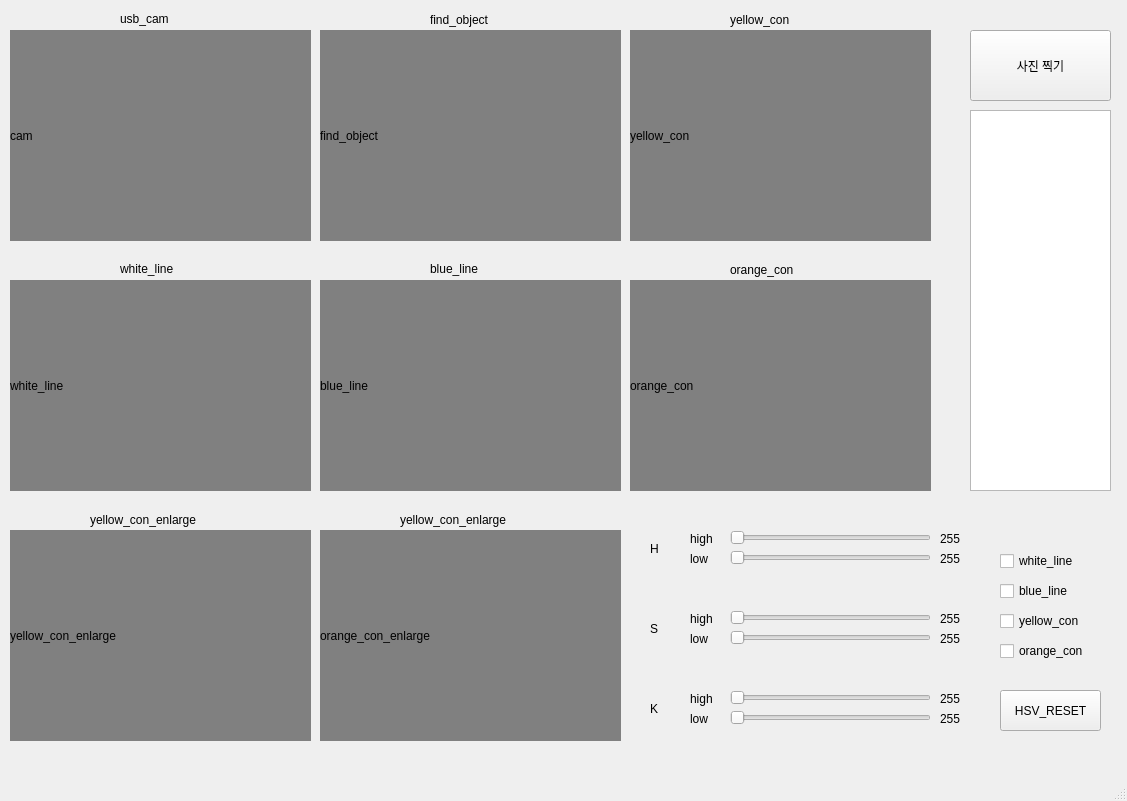
<?xml version="1.0" encoding="UTF-8"?>
<ui version="4.0">
 <class>MainWindow</class>
 <widget class="QMainWindow" name="MainWindow">
  <property name="geometry">
   <rect>
    <x>0</x>
    <y>0</y>
    <width>1127</width>
    <height>801</height>
   </rect>
  </property>
  <property name="windowTitle">
   <string>MainWindow</string>
  </property>
  <widget class="QWidget" name="centralwidget">
   <widget class="QLabel" name="usb_cam">
    <property name="geometry">
     <rect>
      <x>10</x>
      <y>30</y>
      <width>301</width>
      <height>211</height>
     </rect>
    </property>
    <property name="styleSheet">
     <string notr="true">QLabel { background-color: grey; }</string>
    </property>
    <property name="text">
     <string>cam</string>
    </property>
   </widget>
   <widget class="QLabel" name="find_object">
    <property name="geometry">
     <rect>
      <x>320</x>
      <y>30</y>
      <width>301</width>
      <height>211</height>
     </rect>
    </property>
    <property name="styleSheet">
     <string notr="true">QLabel { background-color: grey; }</string>
    </property>
    <property name="text">
     <string>find_object</string>
    </property>
   </widget>
   <widget class="QLabel" name="yellow_con">
    <property name="geometry">
     <rect>
      <x>630</x>
      <y>30</y>
      <width>301</width>
      <height>211</height>
     </rect>
    </property>
    <property name="styleSheet">
     <string notr="true">QLabel { background-color: grey; }</string>
    </property>
    <property name="text">
     <string>yellow_con</string>
    </property>
   </widget>
   <widget class="QLabel" name="white_line">
    <property name="geometry">
     <rect>
      <x>10</x>
      <y>280</y>
      <width>301</width>
      <height>211</height>
     </rect>
    </property>
    <property name="styleSheet">
     <string notr="true">QLabel { background-color: grey; }</string>
    </property>
    <property name="text">
     <string>white_line</string>
    </property>
   </widget>
   <widget class="QLabel" name="blue_line">
    <property name="geometry">
     <rect>
      <x>320</x>
      <y>280</y>
      <width>301</width>
      <height>211</height>
     </rect>
    </property>
    <property name="styleSheet">
     <string notr="true">QLabel { background-color: grey; }</string>
    </property>
    <property name="text">
     <string>blue_line</string>
    </property>
   </widget>
   <widget class="QLabel" name="orange_con">
    <property name="geometry">
     <rect>
      <x>630</x>
      <y>280</y>
      <width>301</width>
      <height>211</height>
     </rect>
    </property>
    <property name="styleSheet">
     <string notr="true">QLabel { background-color: grey; }</string>
    </property>
    <property name="text">
     <string>orange_con</string>
    </property>
   </widget>
   <widget class="QLabel" name="yellow_con_enlarge">
    <property name="geometry">
     <rect>
      <x>10</x>
      <y>530</y>
      <width>301</width>
      <height>211</height>
     </rect>
    </property>
    <property name="styleSheet">
     <string notr="true">QLabel { background-color: grey; }</string>
    </property>
    <property name="text">
     <string>yellow_con_enlarge</string>
    </property>
   </widget>
   <widget class="QLabel" name="orange_con_enlarge">
    <property name="geometry">
     <rect>
      <x>320</x>
      <y>530</y>
      <width>301</width>
      <height>211</height>
     </rect>
    </property>
    <property name="styleSheet">
     <string notr="true">QLabel { background-color: grey; }</string>
    </property>
    <property name="text">
     <string>orange_con_enlarge</string>
    </property>
   </widget>
   <widget class="QLabel" name="label">
    <property name="geometry">
     <rect>
      <x>90</x>
      <y>510</y>
      <width>141</width>
      <height>20</height>
     </rect>
    </property>
    <property name="text">
     <string>yellow_con_enlarge</string>
    </property>
   </widget>
   <widget class="QLabel" name="label_2">
    <property name="geometry">
     <rect>
      <x>400</x>
      <y>510</y>
      <width>141</width>
      <height>20</height>
     </rect>
    </property>
    <property name="text">
     <string>yellow_con_enlarge</string>
    </property>
   </widget>
   <widget class="QLabel" name="label_3">
    <property name="geometry">
     <rect>
      <x>120</x>
      <y>260</y>
      <width>71</width>
      <height>17</height>
     </rect>
    </property>
    <property name="text">
     <string>white_line</string>
    </property>
   </widget>
   <widget class="QLabel" name="label_4">
    <property name="geometry">
     <rect>
      <x>430</x>
      <y>260</y>
      <width>67</width>
      <height>17</height>
     </rect>
    </property>
    <property name="text">
     <string>blue_line</string>
    </property>
   </widget>
   <widget class="QLabel" name="label_5">
    <property name="geometry">
     <rect>
      <x>730</x>
      <y>260</y>
      <width>81</width>
      <height>20</height>
     </rect>
    </property>
    <property name="text">
     <string>orange_con</string>
    </property>
   </widget>
   <widget class="QLabel" name="label_6">
    <property name="geometry">
     <rect>
      <x>430</x>
      <y>10</y>
      <width>81</width>
      <height>20</height>
     </rect>
    </property>
    <property name="text">
     <string>find_object</string>
    </property>
   </widget>
   <widget class="QLabel" name="label_7">
    <property name="geometry">
     <rect>
      <x>120</x>
      <y>10</y>
      <width>71</width>
      <height>17</height>
     </rect>
    </property>
    <property name="text">
     <string>usb_cam</string>
    </property>
   </widget>
   <widget class="QLabel" name="label_8">
    <property name="geometry">
     <rect>
      <x>730</x>
      <y>10</y>
      <width>81</width>
      <height>20</height>
     </rect>
    </property>
    <property name="text">
     <string>yellow_con</string>
    </property>
   </widget>
   <widget class="QPushButton" name="pushButton">
    <property name="geometry">
     <rect>
      <x>970</x>
      <y>30</y>
      <width>141</width>
      <height>71</height>
     </rect>
    </property>
    <property name="text">
     <string>사진 찍기</string>
    </property>
   </widget>
   <widget class="QTextEdit" name="textEdit">
    <property name="geometry">
     <rect>
      <x>970</x>
      <y>110</y>
      <width>141</width>
      <height>381</height>
     </rect>
    </property>
   </widget>
   <widget class="QSlider" name="H_high_slider">
    <property name="geometry">
     <rect>
      <x>730</x>
      <y>530</y>
      <width>201</width>
      <height>16</height>
     </rect>
    </property>
    <property name="orientation">
     <enum>Qt::Orientation::Horizontal</enum>
    </property>
   </widget>
   <widget class="QSlider" name="H_low_slider">
    <property name="geometry">
     <rect>
      <x>730</x>
      <y>550</y>
      <width>201</width>
      <height>16</height>
     </rect>
    </property>
    <property name="orientation">
     <enum>Qt::Orientation::Horizontal</enum>
    </property>
   </widget>
   <widget class="QLabel" name="label_9">
    <property name="geometry">
     <rect>
      <x>650</x>
      <y>540</y>
      <width>16</width>
      <height>17</height>
     </rect>
    </property>
    <property name="text">
     <string>H</string>
    </property>
   </widget>
   <widget class="QLabel" name="label_10">
    <property name="geometry">
     <rect>
      <x>690</x>
      <y>530</y>
      <width>31</width>
      <height>17</height>
     </rect>
    </property>
    <property name="text">
     <string>high</string>
    </property>
   </widget>
   <widget class="QLabel" name="label_11">
    <property name="geometry">
     <rect>
      <x>690</x>
      <y>550</y>
      <width>31</width>
      <height>17</height>
     </rect>
    </property>
    <property name="text">
     <string>low</string>
    </property>
   </widget>
   <widget class="QLabel" name="H_high_index">
    <property name="geometry">
     <rect>
      <x>940</x>
      <y>530</y>
      <width>31</width>
      <height>17</height>
     </rect>
    </property>
    <property name="text">
     <string>255</string>
    </property>
   </widget>
   <widget class="QLabel" name="H_low_index">
    <property name="geometry">
     <rect>
      <x>940</x>
      <y>550</y>
      <width>31</width>
      <height>17</height>
     </rect>
    </property>
    <property name="text">
     <string>255</string>
    </property>
   </widget>
   <widget class="QLabel" name="label_12">
    <property name="geometry">
     <rect>
      <x>690</x>
      <y>610</y>
      <width>31</width>
      <height>17</height>
     </rect>
    </property>
    <property name="text">
     <string>high</string>
    </property>
   </widget>
   <widget class="QLabel" name="label_13">
    <property name="geometry">
     <rect>
      <x>650</x>
      <y>620</y>
      <width>16</width>
      <height>17</height>
     </rect>
    </property>
    <property name="text">
     <string>S</string>
    </property>
   </widget>
   <widget class="QLabel" name="label_14">
    <property name="geometry">
     <rect>
      <x>690</x>
      <y>630</y>
      <width>31</width>
      <height>17</height>
     </rect>
    </property>
    <property name="text">
     <string>low</string>
    </property>
   </widget>
   <widget class="QSlider" name="S_high_slider">
    <property name="geometry">
     <rect>
      <x>730</x>
      <y>610</y>
      <width>201</width>
      <height>16</height>
     </rect>
    </property>
    <property name="orientation">
     <enum>Qt::Orientation::Horizontal</enum>
    </property>
   </widget>
   <widget class="QLabel" name="S_high_index">
    <property name="geometry">
     <rect>
      <x>940</x>
      <y>610</y>
      <width>31</width>
      <height>17</height>
     </rect>
    </property>
    <property name="text">
     <string>255</string>
    </property>
   </widget>
   <widget class="QLabel" name="S_low_index">
    <property name="geometry">
     <rect>
      <x>940</x>
      <y>630</y>
      <width>31</width>
      <height>17</height>
     </rect>
    </property>
    <property name="text">
     <string>255</string>
    </property>
   </widget>
   <widget class="QSlider" name="S_low_slider">
    <property name="geometry">
     <rect>
      <x>730</x>
      <y>630</y>
      <width>201</width>
      <height>16</height>
     </rect>
    </property>
    <property name="orientation">
     <enum>Qt::Orientation::Horizontal</enum>
    </property>
   </widget>
   <widget class="QLabel" name="K_high_index">
    <property name="geometry">
     <rect>
      <x>940</x>
      <y>690</y>
      <width>31</width>
      <height>17</height>
     </rect>
    </property>
    <property name="text">
     <string>255</string>
    </property>
   </widget>
   <widget class="QLabel" name="label_15">
    <property name="geometry">
     <rect>
      <x>690</x>
      <y>690</y>
      <width>31</width>
      <height>17</height>
     </rect>
    </property>
    <property name="text">
     <string>high</string>
    </property>
   </widget>
   <widget class="QLabel" name="K_low_index">
    <property name="geometry">
     <rect>
      <x>940</x>
      <y>710</y>
      <width>31</width>
      <height>17</height>
     </rect>
    </property>
    <property name="text">
     <string>255</string>
    </property>
   </widget>
   <widget class="QLabel" name="label_16">
    <property name="geometry">
     <rect>
      <x>690</x>
      <y>710</y>
      <width>31</width>
      <height>17</height>
     </rect>
    </property>
    <property name="text">
     <string>low</string>
    </property>
   </widget>
   <widget class="QSlider" name="K_low_slider">
    <property name="geometry">
     <rect>
      <x>730</x>
      <y>710</y>
      <width>201</width>
      <height>16</height>
     </rect>
    </property>
    <property name="orientation">
     <enum>Qt::Orientation::Horizontal</enum>
    </property>
   </widget>
   <widget class="QLabel" name="label_17">
    <property name="geometry">
     <rect>
      <x>650</x>
      <y>700</y>
      <width>16</width>
      <height>17</height>
     </rect>
    </property>
    <property name="text">
     <string>K</string>
    </property>
   </widget>
   <widget class="QSlider" name="K_high_slider">
    <property name="geometry">
     <rect>
      <x>730</x>
      <y>690</y>
      <width>201</width>
      <height>16</height>
     </rect>
    </property>
    <property name="orientation">
     <enum>Qt::Orientation::Horizontal</enum>
    </property>
   </widget>
   <widget class="QCheckBox" name="white_line_2">
    <property name="geometry">
     <rect>
      <x>1000</x>
      <y>550</y>
      <width>111</width>
      <height>22</height>
     </rect>
    </property>
    <property name="text">
     <string>white_line</string>
    </property>
   </widget>
   <widget class="QCheckBox" name="blue_line_2">
    <property name="geometry">
     <rect>
      <x>1000</x>
      <y>580</y>
      <width>111</width>
      <height>22</height>
     </rect>
    </property>
    <property name="text">
     <string>blue_line</string>
    </property>
   </widget>
   <widget class="QCheckBox" name="yellow_con_2">
    <property name="geometry">
     <rect>
      <x>1000</x>
      <y>610</y>
      <width>111</width>
      <height>22</height>
     </rect>
    </property>
    <property name="text">
     <string>yellow_con</string>
    </property>
   </widget>
   <widget class="QCheckBox" name="orange_con_2">
    <property name="geometry">
     <rect>
      <x>1000</x>
      <y>640</y>
      <width>111</width>
      <height>22</height>
     </rect>
    </property>
    <property name="text">
     <string>orange_con</string>
    </property>
   </widget>
   <widget class="QPushButton" name="hsv_reset">
    <property name="geometry">
     <rect>
      <x>1000</x>
      <y>690</y>
      <width>101</width>
      <height>41</height>
     </rect>
    </property>
    <property name="text">
     <string>HSV_RESET</string>
    </property>
   </widget>
  </widget>
  <widget class="QMenuBar" name="menubar">
   <property name="geometry">
    <rect>
     <x>0</x>
     <y>0</y>
     <width>1127</width>
     <height>22</height>
    </rect>
   </property>
  </widget>
  <widget class="QStatusBar" name="statusbar"/>
 </widget>
 <resources/>
 <connections/>
</ui>
